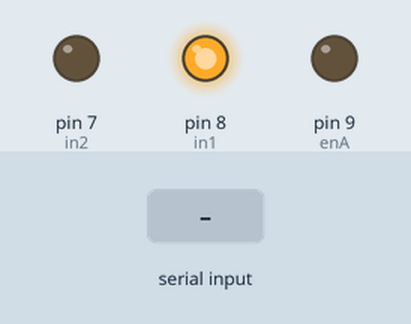
Simulated run of this sketch. Board: Arduino Uno, built with avr-gcc and run on an emulated ATmega328P. On the bench: output pins drawn as LEDs (lit = HIGH). The inputs (shaded band) are chosen by the test bench.

Above: at 1.2 s.
1.3 s: "90,45\n" received over Serial
At 2.1 s:
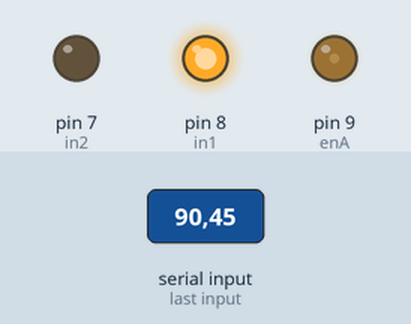
3.8 s: "30,150\n" received over Serial
At 4.1 s:
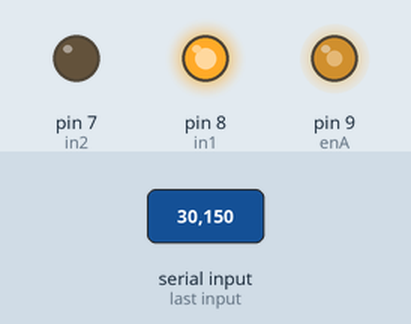
6.3 s: "200\n" received over Serial
At 7.1 s:
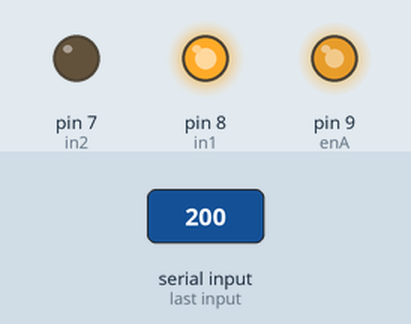
Timing chart, 0 to 9.3 s (numbered marks = the images above; inputs shaded):
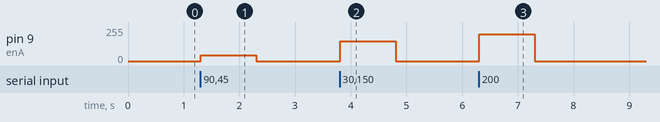

The sketch:

arduino_vaibhav.ino
```cpp
int enA = 9;
int in1 = 8;
int in2 = 7;

void setup() {
  pinMode(enA, OUTPUT);
  pinMode(in1, OUTPUT);
  pinMode(in2, OUTPUT);

  digitalWrite(in1, HIGH);
  digitalWrite(in2, LOW);

  Serial.begin(9600);
}

void loop() {
  if (Serial.available()) {
    int speed = Serial.parseInt();
    speed = constrain(speed, 0, 255);
    analogWrite(enA, speed);
  }
}
```

Measured:
- after the input at 1.3 s, pin 9 (enA): 0/255 → 45/255 at once, → 0/255 1.0 s later
- after the input at 3.8 s, pin 9 (enA): 0/255 → 150/255 at once, → 0/255 1.0 s later
- after the input at 6.3 s, pin 9 (enA): 0/255 → 200/255 at once, → 0/255 1.0 s later
